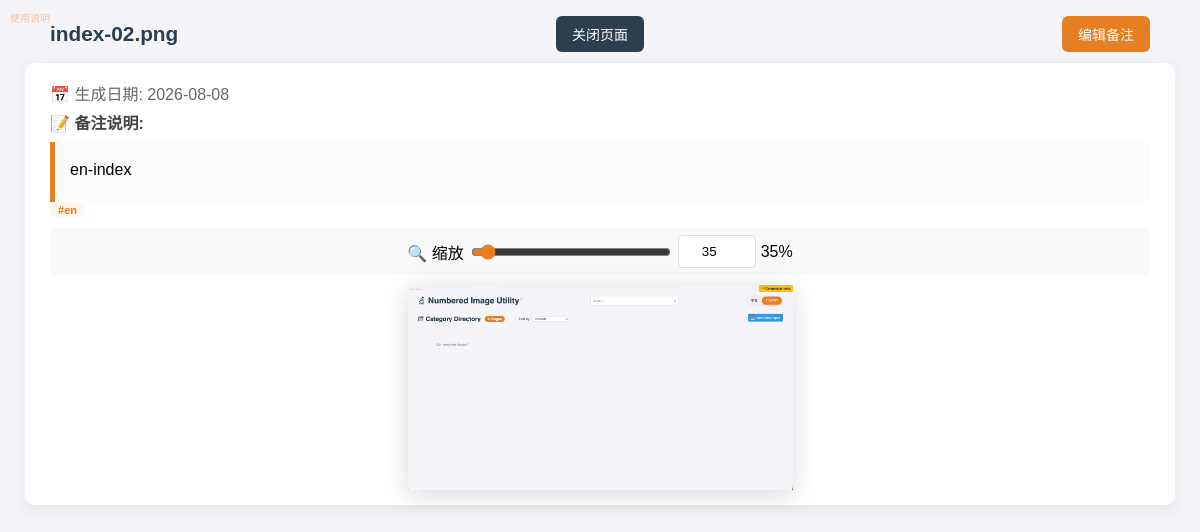
The page /view_com/index-02.png on the database its author committed.
### tables this page shows
CREATE TABLE image_notes (
                filename TEXT PRIMARY KEY,
                notes TEXT,
                experiment_date TEXT,
                tags TEXT,
                updated_at TEXT
            );

### app.py (the view)
@app.route('/view_com/<path:filename>')
def view_com(filename):
    safe_filename = os.path.basename(filename)
    lang = session.get('lang', 'zh')
    conn = get_db()
    row = conn.execute('SELECT * FROM image_notes WHERE filename = ?', (safe_filename,)).fetchone()
    conn.close()
    tags_list = []
    if row and row['tags']:
        tags_list = [t.strip() for t in row['tags'].split(',') if t.strip()]
    return render_template(
        'view_com.html',  # 使用你专门创建的精简模板
        filename=safe_filename, # 使用加固后的文件名
        notes=row['notes'] if row else None,
        exp_date=row['experiment_date'] if row else None,
        tags=tags_list,
        lang_dict=LANGUAGES[lang],
        current_lang=lang
    )

### app.py (called while the page is built)
def get_db():
    conn = sqlite3.connect(DATABASE, timeout=20)
    conn.row_factory = sqlite3.Row
    return conn

### templates/view_com.html (shortened to what this page needs)
<!DOCTYPE html>
<html lang="{{ current_lang }}">
<head>
</head>
<body id="body">
<a href="https://nqy-exp.github.io/niu/" target="_blank" rel="noopener noreferrer" class="tiny-guide-link">
    {{ lang_dict['user_guide'] }}
</a>
<div class="header-bar">
    <h1 class="header-title">{{ filename }}</h1>
    <div class="center-action">
        <button onclick="window.close()" class="btn btn-close">{{ lang_dict['btn_close'] }}</button>
    </div>
    <div class="top-actions">
        <a href="/add_note/{{ filename }}" class="btn btn-edit">{{ lang_dict['btn_edit'] }}</a>
    </div>
</div>
<div class="content">
    <div class="info-section">
        <div class="date-tag">{{ lang_dict['date_label'] }} {{ exp_date if exp_date else lang_dict['exp_date_none'] }}</div>
        <span class="notes-title">{{ lang_dict['notes_label'] }}</span>
        <div class="notes-text">{{ notes if notes else '' }}</div>
        {% if tags %}
        <div class="view-tags-container">
            {% for tag in tags %}
            <span class="view-tag-badge">#{{ tag }}</span>
            {% endfor %}
        </div>
        {% endif %}
    </div>
    <div class="controls">
        <label for="zoomSlider">{{ lang_dict['zoom_label'][:5] }}</label>
        <input type="range" id="zoomSlider" min="10" max="500" value="35">
        <input type="number" id="zoomNumber" class="zoom-number-input" min="10" max="500" value="35">
        <span id="zoomValue">35%</span>
    </div>
    <div class="image-wrapper">
        <img src="/images/{{ filename }}" id="mainImage" onerror="handleError()">
    </div>
</div>
</body>
</html>

### templates/view_com.html (style rules this page uses)
:root { --primary-color: #e67e22; --primary-hover: #d35400; --light-orange: #fef5ed; --text-dark: #2c3e50; --bg-gray: #f4f4f9; }
body { font-family: sans-serif; margin: 0; padding: 15px; background: var(--bg-gray); text-align: center; }
.content { background: white; padding: 15px 25px; border-radius: 10px; box-shadow: 0 4px 15px rgba(0,0,0,0.08); max-width: 1100px; margin: 0 auto 40px auto; }
.header-bar { display: grid; grid-template-columns: 1fr auto 1fr; align-items: center; margin-bottom: 15px; border-bottom: 1px solid #eee; padding-bottom: 10px; max-width: 1100px; margin: 0 auto; }
.header-title { margin: 0; font-size: 1.3em; color: var(--text-dark); text-align: left; }
.center-action { justify-self: center; }
.top-actions { display: flex; justify-content: flex-end; gap: 10px; }
.btn { padding: 8px 16px; text-decoration: none; border-radius: 6px; font-size: 14px; transition: all 0.2s ease; font-weight: 500; }
.btn-edit { background: var(--primary-color); color: white; border: none; }
.btn-close { background: var(--text-dark); color: white; border: none; height: 36px; margin-top: 1px; }
.controls { margin: 10px 0; padding: 7px; background: #f8f9fa; border-radius: 5px; display: flex; align-items: center; justify-content: center; gap: 5px; }
input[type=range] { width: 200px; cursor: pointer; accent-color: var(--primary-color); }
.zoom-number-input { width: 60px; padding: 8px; border: 1px solid #ddd; border-radius: 4px; text-align: center; outline: none; }
.image-wrapper { width: 100%; overflow: visible; display: flex; justify-content: center; }
#mainImage { transition: width 0.1s ease-out; width: 35%; height: auto; display: block; box-shadow: 0 5px 25px rgba(0,0,0,0.15); }
.info-section { text-align: left; padding-top: 3px;margin-bottom: 10px; }
.date-tag { color: #666; font-size: 1em; margin-bottom: 5px; }
.notes-title { font-weight: bold; display: block; margin-bottom: 8px; color: #444; }
.notes-text { background: #fcfcfc; padding: 15px; border-left: 5px solid var(--primary-color); white-space: pre-wrap; min-height: 30px; font-size: 1em; line-height: 1.6; }
.view-tags-container { display: flex; flex-wrap: wrap; gap: 5px; }
.view-tag-badge { background: var(--light-orange); color: var(--primary-color); padding: 2px 8px; border-radius: 12px; font-size: 11px; font-weight: bold; border: 1px solid var(--border-orange); }
.tiny-guide-link { position: fixed; top: 10px; left: 10px; font-size: 10px; color: #eba56b; text-decoration: none; z-index: 9999; opacity: 0.6; transition: all 0.3s ease; }

### rows shown on the page
image_notes: filename "index-02.png", experiment_date "2026-08-08", notes "en-index", tags "en"

### other values the page prints
{{ lang_dict['user_guide'] }} "使用说明"
{{ lang_dict['btn_close'] }} "关闭页面"
{{ lang_dict['btn_edit'] }} "编辑备注"
{{ lang_dict['date_label'] }} "📅 生成日期:"
{{ lang_dict['notes_label'] }} "📝 备注说明:"
{{ lang_dict['zoom_label'][:5] }} "🔍 缩放"
